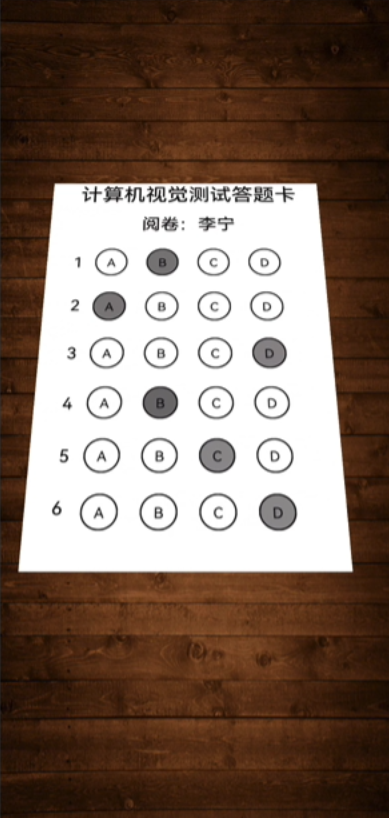
#> input picture 答题卡识别/图像文件/slant_card.png, 389 x 818 px, found by its file name
$ python '对答题卡进行倾斜矫正和裁边处理.py'
#> lines starting #> are read from the running program, lines starting #| are printed output that depends on the picture; after the words box and inside, x2 and y2 are one past the last pixel; in counts of white or black regions, pixels touching at a corner belong together
#对答题卡进行倾斜校正和裁边处理
"""
进行倾斜校正

通过映射矩阵（M）进行透视变化
dst = cv2.warpPerspective(src,M,dsize)

dst:透视处理后的输出图像
src:要进行透视处理的图像
M：3*3的变换矩阵
dsize:输出图像的尺寸

计算变化矩阵
M  = cv2.getPerspectiveTransform(src,dst)
M：3*3的变换矩阵
src:原始图像的四个顶点
dst:目标图像的四个顶点

步骤：
1.预处理
2.找到所有的轮廓（包括答题卡的轮廓）
3.对轮廓进行逼近，找到顶点数为四的轮廓（找到答题卡的轮廓）
4.针对答题卡轮廓进行倾斜校正和裁边
 （1）对原图答题卡轮廓的四个顶点按x进行排序，找到左侧的两个顶点和右侧的两个顶点
 （2）对左侧两个顶点按y排序，确定左上角顶点和左下角顶点
 （3）对右侧两个顶点按y排序，确定右上角顶点和右下角顶点
 （4）计算校正后的答题卡的新宽度（距离最长的边）
 （5）计算校正后的答题卡的新高度（距离最长的边）
 （6）根据新宽度和新高度构造目标图像（矫正后的答题卡图像）的4个顶点
 （7）使用getPerspectiveTransform函数构造转换矩阵M
 （8）使用warpPerspective函数矫正答题卡，并裁边

"""

import cv2
import  numpy as np

def wrap_perspective(image,pts):
    # step4.1：对原图答题卡轮廓的四个顶点按x进行排序，找到左侧的两个顶点和右侧的两个顶点
    x_sorted = pts[np.argsort(pts[:,0]),:]#pts[:,0]就是把四个点的x坐标取出来
    #获取原图答题卡左侧的两个顶点
    left = x_sorted[:2,:]
    #获取原图答题卡右侧的两个顶点
    right = x_sorted[2:,:]

    #step4.2：对左侧两个顶点按y排序，确定左上角顶点和左下角顶点
    left = left[np.argsort(left[:,1]),:]#把两个 y 值 从小到大排序，返回排序后的索引顺序
    (tl,bl) = left#左上角和左下角
    #step4.3:对右侧两个顶点按y排序，确定右上角顶点和右下角顶点
    right = right[np.argsort(right[:,1]),:]
    (tr,br) = right

    src = np.array([tl,tr,br,bl],dtype = 'float32')#歪

    #step4.4:计算校正后的答题卡的新宽度（距离最长的边）
    """
    (x1,y1) (x2,y2)
    distance = sqrt((x1-x2) **2 + (y1-y2) ** 2)
    """
    #计算顶边长 sqrt开平方根
    width_t = np.sqrt(((tl[0] - tr[0])**2 + (tl[1] - tr[1])**2))
    #计算底边长
    width_b = np.sqrt(((bl[0] - br[0])**2 + (bl[1] - br[1])**2))
    new_width  = max(int(width_b),int(width_t))

    #step4.5:计算校正后的答题卡的新高度（距离最长的边）
    height_l = np.sqrt(((tl[0] - bl[0]) ** 2 + (tl[1] - bl[1]) ** 2) )
    height_r = np.sqrt(((tr[0] - br[0]) ** 2 + (tr[1] - br[1]) ** 2) )
    new_height = max(int(height_l),int(height_r))

    # step4.6: 根据新宽度和新高度构造目标图像（矫正后的答题卡图像）的4个顶点
    dst = np.array([
        [0,0],
        [new_width-1,0],
        [new_width-1,new_height-1],
        [0,new_height-1],
    ],dtype = 'float32')#正

    #step4.7:使用getPerspectiveTransform函数构造转换矩阵M
    M = cv2.getPerspectiveTransform(src,dst)#M就是把歪的四个角转成正的四个角的方法

    #step4.8: 使用warpPerspective函数矫正答题卡，并裁边
    result = cv2.warpPerspective(image,M,(new_width,new_height))
    return result

#step1：预处理
img = cv2.imread('image/slant_card.png')
#> img is the input picture: shape (818, 389, 3); mean B, G, R 95.3, 107.6, 127.5
gray = cv2.cvtColor(img,cv2.COLOR_BGR2GRAY)
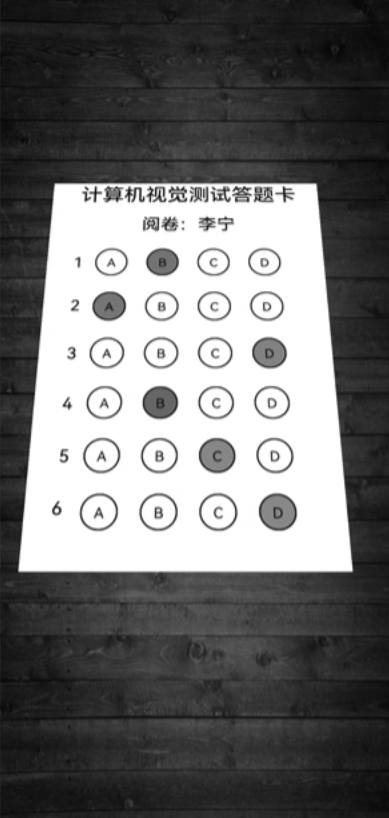
#> gray: shape (818, 389); min 6, max 255, mean 112.2
gaussion = cv2.GaussianBlur(gray,(5,5),0)
edged = cv2.Canny(gray,50,200)
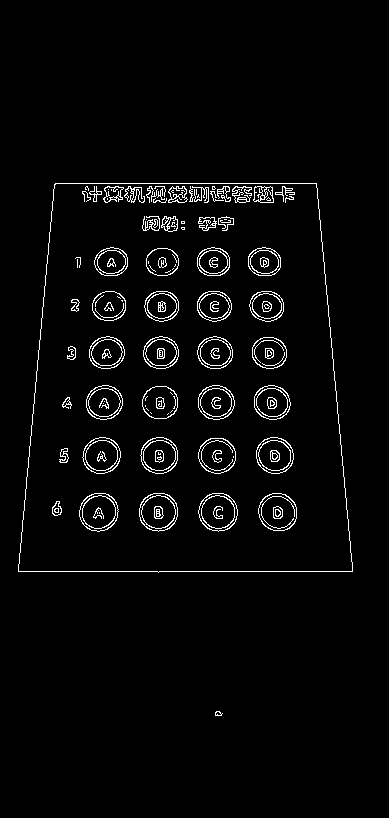
#> edged: shape (818, 389); 3.1% white in thin lines or dots, all inside (x1, y1, x2, y2) = (18, 183, 353, 716)

#step2:找到所有的轮廓（包括答题卡的轮廓）
cts, h = cv2.findContours(edged.copy(),cv2.RETR_EXTERNAL,cv2.CHAIN_APPROX_SIMPLE)
#> cts = 2 contours; box (x1, y1, x2, y2) and area: (18, 183, 353, 573) 115726, (215, 711, 223, 716) 20; h = [[1, -1, -1, -1], [-1, 0, -1, -1]]
cv2.drawContours(img,cts,-1,(0,0,255),3)
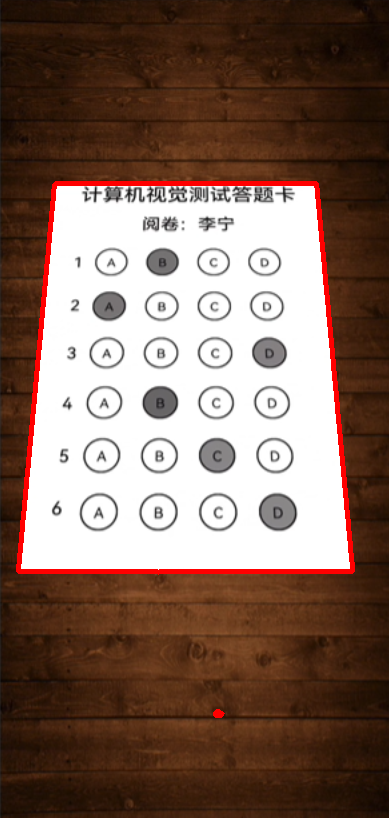
#> img: shape (818, 389, 3); 2.18% of pixels changed, all inside (x1, y1, x2, y2) = (16, 181, 355, 718)
cv2.imshow('draw_contours',img)

for c in cts:
    #step3:对轮廓进行逼近，找到顶点数为四的轮廓（找到答题卡的轮廓）
    p = 0.01 *  cv2.arcLength(c,True)
    approx = cv2.approxPolyDP(c,p,True)
    if len(approx) == 4:
        print(approx)
        print(approx.reshape(4,2))

        #step4:针对答题卡轮廓进行倾斜校正和裁边
        #approx.reshape(4,2):src
        result = wrap_perspective(img,approx.reshape(4,2))#approx：找到的答题卡 4 个角点用 .reshape(4, 2) 变成 4 行 2 列
        break
#> this loop made 2 passes
#> p on pass 1: 0.211
#> (p, approx, x_sorted in wrap_perspective, src in wrap_perspective, width_t in wrap_perspective, width_b in wrap_perspective, new_width in wrap_perspective, height_l in wrap_perspective) on pass 2: (14.02, [[55, 183], [18, 571], [352, 571], [316, 183]], [[18, 571], [55, 183], [316, 183], [352, 571]], [[55, 183], [316, 183], [352, 571], [18, 571]], 261, 334, 334, 389.8)
#| [[[ 55 183]]
#|  [[ 18 571]]
#|  [[352 571]]
#|  [[316 183]]]
#| [[ 55 183]
#|  [ 18 571]
#|  [352 571]
#|  [316 183]]
#> pass 2, in wrap_perspective, `result = cv2.warpPerspective(image,M,(new_width,new_height))`:
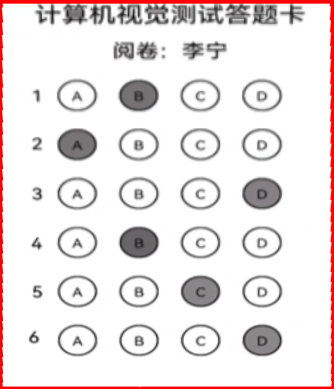
#> result: shape (389, 334, 3); mean B, G, R 227.5, 227.4, 235.9

cv2.imshow('result', result)
cv2.waitKey(0)
cv2.destroyAllWindows()

$ run again, with 答题卡识别/图像文件/answer_card.jpg saved as 答题卡识别/图像文件/slant_card.png
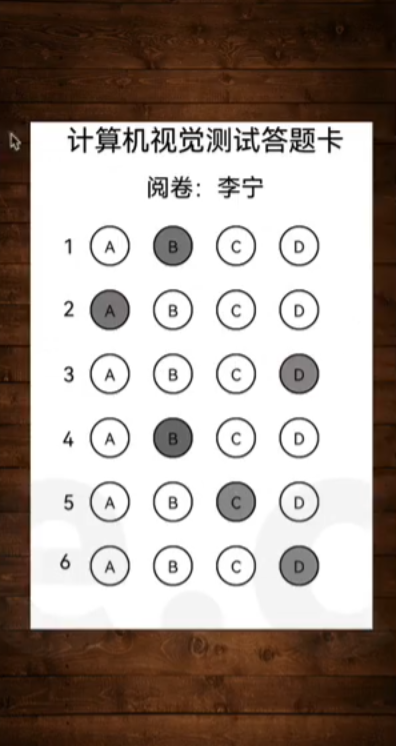
#> input picture 答题卡识别/图像文件/answer_card.jpg, 396 x 746 px, found by its file name
#> img is the input picture: shape (746, 396, 3); mean B, G, R 143.4, 151, 163.1
#> `edged = cv2.Canny(gray,50,200)`:
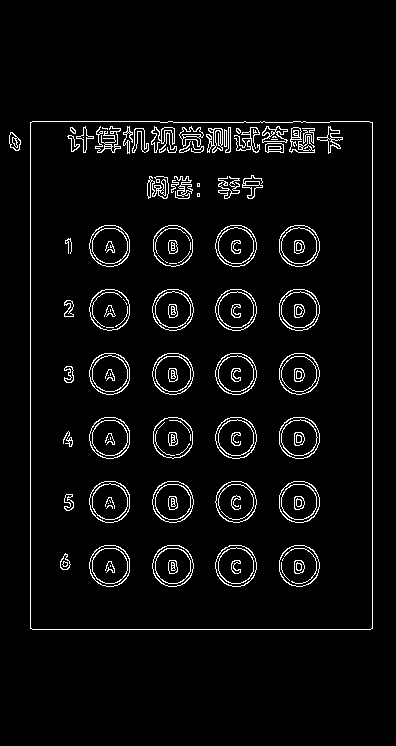
#> edged: shape (746, 396); 4.4% white in thin lines or dots, all inside (x1, y1, x2, y2) = (9, 121, 373, 630)
#> cts = 2 contours; box (x1, y1, x2, y2) and area: (30, 121, 373, 630) 173580, (9, 132, 21, 151) 140; h = [[1, -1, -1, -1], [-1, 0, -1, -1]]
#> img: shape (746, 396, 3); 2.94% of pixels changed, all inside (x1, y1, x2, y2) = (7, 119, 375, 632)
#> the loop `for c in cts:` made 2 passes
#> p on pass 1: 0.492
#> (printed output is left out)
#> pass 2, in wrap_perspective, `result = cv2.warpPerspective(image,M,(new_width,new_height))`:
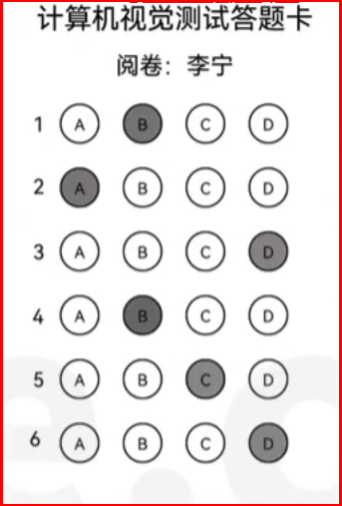
#> result: shape (506, 342, 3); mean B, G, R 228.1, 228.1, 234.9
